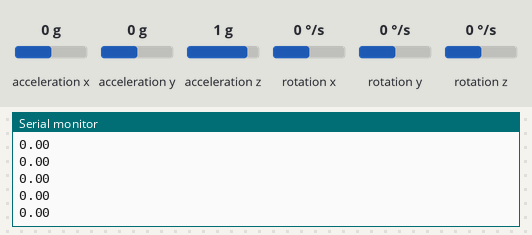
Recording of a sketch running on a simulated ESP8266 (NodeMCU). On the bench: the last lines printed to the serial monitor. Wiring (inferred from the names in the program): MPU-6050 motion sensor at I2C address 0x68. Inputs (shaded band) come from the test bench; at power-on: acceleration x 0 g, acceleration y 0 g, acceleration z 1 g, rotation x 0 °/s, rotation y 0 °/s, rotation z 0 °/s. WiFi joins after 1.5 s; servers stay silent unless stated.

Above: at 3.0 s.
3.1 s: acceleration x set to -1.4 g
At 3.54 s:
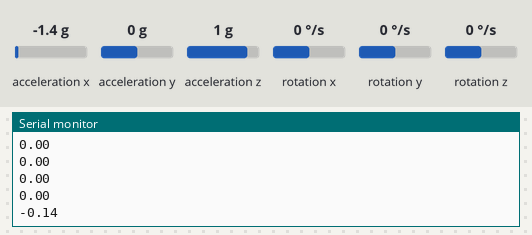
4.6 s: acceleration x set to -0.8 g
At 4.71 s:
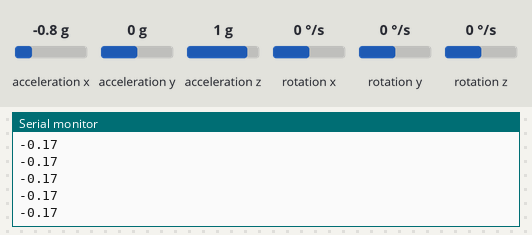
Timing chart, 0 to 7.6 s (numbered marks = the images above; inputs shaded):
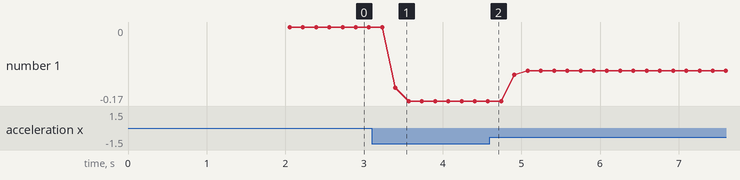

The sketch:

nodemcu_MPU6050.ino
```cpp
#include <Wire.h>
#include <ESP8266WiFi.h>
#include <FirebaseArduino.h>
#include <ArduinoJson.h>


// Set these to run example.
#define FIREBASE_HOST "autobot-a743a.firebaseio.com"
#define FIREBASE_AUTH "jdypaqAErfWDY8LHYNMkYPte833uQIBepNV21djw"
#define WIFI_SSID "POCO"
#define WIFI_PASSWORD "amitrawat"


// MPU6050 Slave Device Address
const uint8_t MPU6050SlaveAddress = 0x68;

// Select SDA and SCL pins for I2C communication
const uint8_t scl = D6;
const uint8_t sda = D7;

// sensitivity scale factor respective to full scale setting provided in datasheet
const uint16_t AccelScaleFactor = 16384;
const uint16_t GyroScaleFactor = 131;

// MPU6050 few configuration register addresses
const uint8_t MPU6050_REGISTER_SMPLRT_DIV   =  0x19;
const uint8_t MPU6050_REGISTER_USER_CTRL    =  0x6A;
const uint8_t MPU6050_REGISTER_PWR_MGMT_1   =  0x6B;
const uint8_t MPU6050_REGISTER_PWR_MGMT_2   =  0x6C;
const uint8_t MPU6050_REGISTER_CONFIG       =  0x1A;
const uint8_t MPU6050_REGISTER_GYRO_CONFIG  =  0x1B;
const uint8_t MPU6050_REGISTER_ACCEL_CONFIG =  0x1C;
const uint8_t MPU6050_REGISTER_FIFO_EN      =  0x23;
const uint8_t MPU6050_REGISTER_INT_ENABLE   =  0x38;
const uint8_t MPU6050_REGISTER_ACCEL_XOUT_H =  0x3B;
const uint8_t MPU6050_REGISTER_SIGNAL_PATH_RESET  = 0x68;

int16_t AccelX, AccelY, AccelZ, Temperature, GyroX, GyroY, GyroZ;
double errorAX, errorAY, errorAZ ,errorGX, errorGY, errorGZ;
unsigned int currMillis, prevMillis = 0;
int num_reads = 0;
double alpha = 0.1;
double Ax = 0, Ay = 0, Az = 0, Gx = 0, Gy = 0, Gz = 0, T = 0;

void setup() {
  Serial.begin(9600);

   // connect to wifi.
   WiFi.begin(WIFI_SSID, WIFI_PASSWORD);
   //Serial.print("connecting");

   while (WiFi.status() != WL_CONNECTED) {
    // Serial.print(".");
     delay(500);
   }
//
//   Serial.println();
//   Serial.print("connected: ");
//   Serial.println(WiFi.localIP());
   Firebase.begin(FIREBASE_HOST, FIREBASE_AUTH);
   Wire.begin(sda, scl);
   MPU6050_Init();

   delay(200);

   //measure zero error for calibration
   countError();
}

void loop() {

  double Ax1 = 0, Ay1 = 0, Az1 = 0, Gx1 = 0, Gy1 = 0, Gz1 = 0, T1 = 0;
  currMillis = millis();
  prevMillis = currMillis;

  while(currMillis - prevMillis < 15){
    Read_RawValue(MPU6050SlaveAddress, MPU6050_REGISTER_ACCEL_XOUT_H);
    num_reads++;

    //divide each with their sensitivity scale factor
    Ax1 += ((double)AccelX/AccelScaleFactor - errorAX);
    Ay1 += ((double)AccelY/AccelScaleFactor - errorAY);
    Az1 += ((double)AccelZ/AccelScaleFactor - errorAZ);
    T1 += (double)Temperature/340+36.53; //temperature formula
    Gx1 += ((double)GyroX/GyroScaleFactor - errorGX);
    Gy1 += ((double)GyroY/GyroScaleFactor - errorGY);
    Gz1 += ((double)GyroZ/GyroScaleFactor - errorGZ);
    currMillis = millis();
    delay(2);  }

  //applying a simple LP filter
  Ax = (1 - alpha)*Ax + alpha*Ax1;
  Ax = Ax/num_reads;
  num_reads = 0;

  //send data to firebase realtime DB
  Firebase.setFloat("acceleration", Ax);
  Serial.println(Ax);
}

void countError(){
  double AX = 0, AY = 0, AZ = 0, GX = 0, GY = 0, GZ = 0;

  for(int i = 1; i <= 20; i++){
      Read_RawValue(MPU6050SlaveAddress, MPU6050_REGISTER_ACCEL_XOUT_H);
      AX += (double)AccelX/AccelScaleFactor;
      AY += (double)AccelY/AccelScaleFactor;
      AZ += (double)AccelZ/AccelScaleFactor;
      GX += (double)GyroX/GyroScaleFactor;
      GY += (double)GyroY/GyroScaleFactor;
      GZ += (double)GyroZ/GyroScaleFactor;
    }

    errorAX = AX/20;
    errorAY = AY/20;
    errorAZ = AZ/20;
    errorGX = GX/20;
    errorGY = GY/20;
    errorGZ = GZ/20;
 }

void I2C_Write(uint8_t deviceAddress, uint8_t regAddress, uint8_t data){
  Wire.beginTransmission(deviceAddress);
  Wire.write(regAddress);
  Wire.write(data);
  Wire.endTransmission();
}

// read all 14 register
void Read_RawValue(uint8_t deviceAddress, uint8_t regAddress){
  Wire.beginTransmission(deviceAddress);
  Wire.write(regAddress);
  Wire.endTransmission();
  Wire.requestFrom(deviceAddress, (uint8_t)14);
  AccelX = (((int16_t)Wire.read()<<8) | Wire.read());
  AccelY = (((int16_t)Wire.read()<<8) | Wire.read());
  AccelZ = (((int16_t)Wire.read()<<8) | Wire.read());
  Temperature = (((int16_t)Wire.read()<<8) | Wire.read());
  GyroX = (((int16_t)Wire.read()<<8) | Wire.read());
  GyroY = (((int16_t)Wire.read()<<8) | Wire.read());
  GyroZ = (((int16_t)Wire.read()<<8) | Wire.read());
}

//configure MPU6050
void MPU6050_Init(){
  delay(150);
  I2C_Write(MPU6050SlaveAddress, MPU6050_REGISTER_SMPLRT_DIV, 0x07);
  I2C_Write(MPU6050SlaveAddress, MPU6050_REGISTER_PWR_MGMT_1, 0x01);
  I2C_Write(MPU6050SlaveAddress, MPU6050_REGISTER_PWR_MGMT_2, 0x00);
  I2C_Write(MPU6050SlaveAddress, MPU6050_REGISTER_CONFIG, 0x00);
  I2C_Write(MPU6050SlaveAddress, MPU6050_REGISTER_GYRO_CONFIG, 0x00);//set +/-250 degree/second full scale
  I2C_Write(MPU6050SlaveAddress, MPU6050_REGISTER_ACCEL_CONFIG, 0x00);// set +/- 2g full scale
  I2C_Write(MPU6050SlaveAddress, MPU6050_REGISTER_FIFO_EN, 0x00);
  I2C_Write(MPU6050SlaveAddress, MPU6050_REGISTER_INT_ENABLE, 0x01);
  I2C_Write(MPU6050SlaveAddress, MPU6050_REGISTER_SIGNAL_PATH_RESET, 0x00);
  I2C_Write(MPU6050SlaveAddress, MPU6050_REGISTER_USER_CTRL, 0x00);
}
```

Measured:
- after the input at 3.1 s, the serial monitor: prints a new line after 0.30 s (image 1)
- plotted number 1: 0 → -0.17 after the input at 3.1 s, -0.17 → -0.1 after the input at 4.6 s
